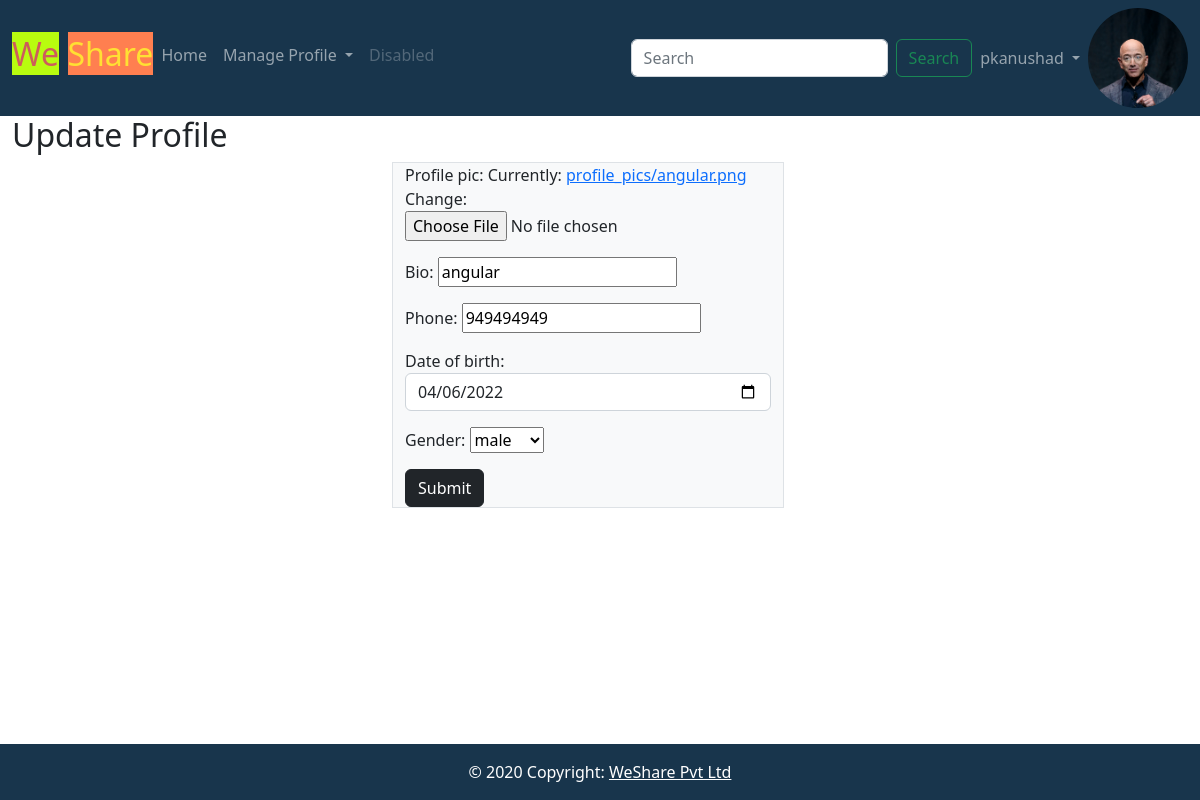
/blog/users/profile/change/3 (signed in), run on the app's committed database.
### blog_app/models.py (models this page shows, shortened)
class UserProfile(models.Model):
    profile_pic=models.ImageField(upload_to="profile_pics",null=True)
    bio=models.CharField(max_length=120)
    phone=models.CharField(max_length=15)
    date_of_birth=models.DateField(null=True)
    options=(
        ("male","male"),
        ("female","female"),
        ("other","other")
    )
    gender=models.CharField(max_length=12,choices=options,default="male")
    user=models.OneToOneField(User,on_delete=models.CASCADE,related_name="users")
    following=models.ManyToManyField(User,related_name="following",blank=True)

### blog_app/views.py (the view, shortened to what this page needs)
# urls.py: path("users/profile/change/<int:user_id>",views.ProfileUpdateView.as_view(),name="profile-update"),
@method_decorator(signin_required,name="dispatch")
class ProfileUpdateView(UpdateView):
    model = UserProfile
    form_class = UserProfileForm
    template_name = "profile-update.html"
    success_url = reverse_lazy("home")
    pk_url_kwarg = "user_id"

### blog_app/forms.py
class UserProfileForm(ModelForm):
    class Meta:
        model=UserProfile
        exclude=("user","following",)
        widgets={
            "date_of_birth":forms.DateInput(attrs={"class":"form-control","type":"date"})
        }

### blog_app/views.py (called while the page is built)
def signin_required(func):
    def wrapper(request,*args,**kwargs):
        if request.user.is_authenticated:
            return func(request,*args,**kwargs)
        else:
            messages.error(request,"you must login")
            return redirect("sign-in")
    return wrapper

### blog_app/templates/profile-update.html (shortened to what this page needs)
{%extends 'base.html'%}
{%block body_block%}
<h2>Update Profile</h2>
<div class="row ">
    <div class="col-4"></div>
    <div class="col-md-4 col-sm-12  bg-light border">
          <form class="" action="" method="post" enctype="multipart/form-data">
                {{form.as_p}}
                <input type="submit" class="btn btn-dark">
            </form>
    </div>
    <div class="col-4"></div>
</div>
{%endblock%}

### blog_app/templates/base.html (shortened to what this page needs)
<!DOCTYPE html>
{% load static %}
<html lang="en">
<head>
    <link href="https://cdn.jsdelivr.net/npm/bootstrap@5.2.0/dist/css/bootstrap.min.css" rel="stylesheet">
    <link rel="stylesheet" href="https://use.fontawesome.com/releases/v5.12.1/css/all.css">
<link href="https://cdn.jsdelivr.net/npm/bootstrap@5.2.0/dist/css/bootstrap.min.css" rel="stylesheet">
  <link href="{%static 'css/styles.css'%}" rel="stylesheet"/>
</head>
<body>
<nav class="navbar navbar-expand-lg navbar-dark" style="background-color: #18354c;">
  <div class="container-fluid">
    <div class="collapse navbar-collapse" id="navbarSupportedContent">
      <ul class="navbar-nav me-auto mb-2 mb-lg-0">
        <li class="nav-item">
            <h2 class=""> <span style="color:#CD5C5C; background-color: #B8FC0F;">We</span> <span style="color:#FFE033; background-color: coral;" >Share</span></h2>
        </li>
        <li class="nav-item">
          <a class="nav-link" href="{%url 'home'%}">Home</a>
        </li>
        <li class="nav-item dropdown">
          <a class="nav-link dropdown-toggle" href="#" role="button" data-bs-toggle="dropdown" aria-expanded="false">
            Manage Profile
          </a>
        </li>
        <li class="nav-item">
          <a class="nav-link disabled">Disabled</a>
        </li>
      </ul>
        <form class="d-flex" role="search">
        <input class="form-control me-2" type="search" placeholder="Search" aria-label="Search">
        <button class="btn btn-outline-success" type="submit">Search</button>
      </form>
    </div>
      <div>
           <ul class="navbar-nav me-auto mb-2 mb-lg-0">
        <li class="nav-item dropdown">
          <a class="nav-link dropdown-toggle" href="#" role="button" data-bs-toggle="dropdown" aria-expanded="false">
            {{request.user}}
          </a>
        </li>
      </ul>
      </div>
       <div style="height:100px;width:100px;">
          <a class="navbar-brand" href="{%url 'pic-change' request.user.users.id%}">
              {%if request.user.users.profile_pic%}
                 <img src="{{request.user.users.profile_pic.url}}" alt="..." style="width:100%;height:100%" class="rounded-circle">
               {%endif%}
          </a>
      </div>
  </div>
</nav>
<body>
<div class="container-fluid">
  <div class="row">
     {%block body_block%}
     {%endblock%}
  </div>
</div>
<footer class=" sticky-footer bg-light text-center text-lg-start">
  <div class="text-center p-3 text-white" style="background-color: #18354c;"">
    © 2020 Copyright:
    <a class="text-white" href="">WeShare Pvt Ltd</a>
  </div>
</footer>
</body>
</body>
</html>

### blog_app/static/css/styles.css (style rules this page uses)
body { min-height:100vh; }
.sticky-footer { position:sticky; top:100%; }

### data on the page
UserProfile: bio "angular", phone "949494949", date_of_birth "04/06/2022", gender "male"

### other printed values
{{ request.user }} "pkanushad"
